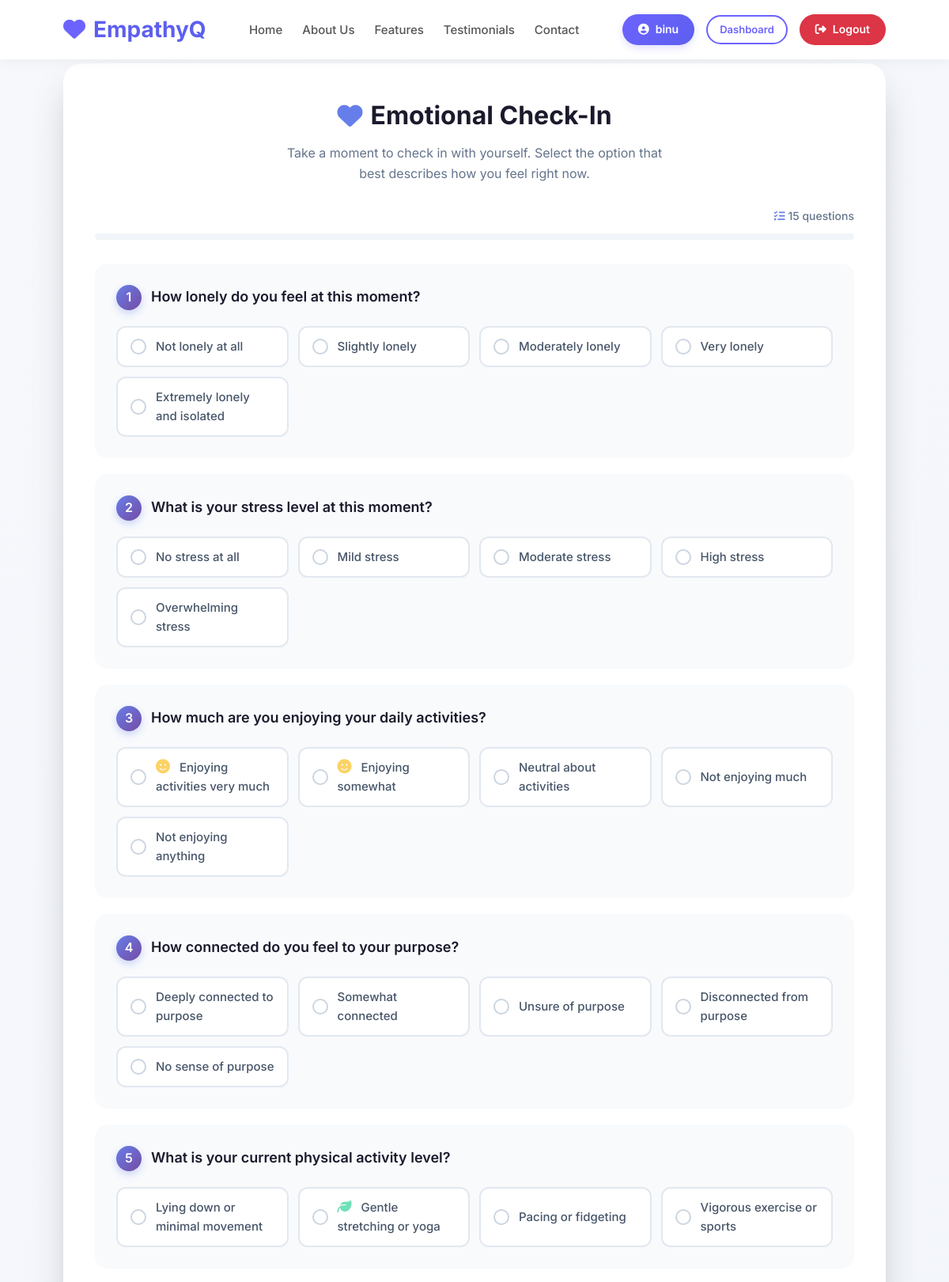
Page /user/emotional-checkin/ (signed in, upper part) on the committed database.
### accounts/models.py (models this page shows, shortened)
class User(AbstractUser):
    USER = 'user'
    EXPERT = 'expert'
    ADMIN = 'admin'
    ROLE_CHOICES = [
        (USER, 'User'),
        (EXPERT, 'Expert'),
        (ADMIN, 'Admin'),
    ]
    role = models.CharField(
        max_length=10,
        choices=ROLE_CHOICES,
        default=USER
    )
    is_blocked = models.BooleanField(default=False, help_text="Designates whether the user is blocked by admin")
    blocked_reason = models.TextField(blank=True, null=True, help_text="Reason for blocking the user")
    blocked_at = models.DateTimeField(null=True, blank=True)
    blocked_by = models.ForeignKey('self', on_delete=models.SET_NULL, null=True, blank=True, related_name='blocked_users')

### user/models.py (models this page shows, shortened)
class EmotionalQuestion(models.Model):
    question_text = models.CharField(max_length=255)
    category = models.CharField(max_length=50, choices=[
        ('energy', 'Energy Level'),
        ('mood', 'Core Mood'),
        ('stress', 'Stress/Anxiety'),
        ('focus', 'Focus/Motivation'),
        ('social', 'Social Connection'),
    ], default='mood')
    weight = models.FloatField(default=1.0, validators=[MinValueValidator(0.1), MaxValueValidator(3.0)])

class EmotionalOption(models.Model):
    MOOD_CHOICES = [
        ('low', 'Low/Depressed/Sad'),
        ('stressed', 'Stressed/Overwhelmed'),
        ('calm', 'Calm/Relaxed/Peaceful'),
        ('motivated', 'Motivated/Energetic/Productive'),
        ('anxious', 'Anxious/Worried/Nervous'),
        ('neutral', 'Neutral/Balanced/Okay'),
        ('irritable', 'Irritable/Frustrated/Annoyed'),
        ('happy', 'Happy/Joyful/Content'),  # NEW
        ('excited', 'Excited/Enthusiastic/Thrilled'),  # NEW
        ('grateful', 'Grateful/Appreciative/Thankful'),  # NEW
        ('hopeful', 'Hopeful/Optimistic/Positive'),  # NEW
        ('lonely', 'Lonely/Isolated/Abandoned'),  # NEW
        ('overwhelmed', 'Overwhelmed/Unable to cope'),  # NEW
        ('peaceful', 'Peaceful/Serene/Tranquil'),  # NEW
        ('energetic', 'Energetic/Lively/Vibrant'),  # NEW
        ('tired', 'Tired/Exhausted/Drained'),  # NEW
        ('confused', 'Confused/Uncertain/Lost'),  # NEW
        ('hopeless', 'Hopeless/Despair/Discouraged'),  # NEW
        ('loved', 'Loved/Cared for/Appreciated'),  # NEW
        ('proud', 'Proud/Accomplished/Confident'),  # NEW
    ]
    question = models.ForeignKey(EmotionalQuestion, on_delete=models.CASCADE, related_name='options')
    option_text = models.CharField(max_length=200)
    mood = models.CharField(max_length=20, choices=MOOD_CHOICES)
    intensity_score = models.IntegerField(
        default=1,
        validators=[MinValueValidator(1), MaxValueValidator(10)],
        help_text="Intensity of this emotion (1-10)"
    )

### user/views.py (the view, shortened to what this page needs)
@login_required
def emotional_checkin(request):
    print(f"===== emotional_checkin view called with method: {request.method} =====")
    if request.method == "GET":
        all_questions = EmotionalQuestion.objects.prefetch_related("options").all()
        if not all_questions.exists():
            print("No questions found")
            return render(request, "user/emotional_checkin.html", {
                "error": "No emotional questions available. Please contact administrator."
            })
        question_count = all_questions.count()
        num_to_select = min(15, question_count)
        import random
        selected_questions = random.sample(list(all_questions), num_to_select)
        print(f"Selected {num_to_select} random questions for check-in")
        return render(request, "user/emotional_checkin.html", {
            "questions": selected_questions
        })

### user/templates/user/emotional_checkin.html (shortened to what this page needs)
{% extends 'base.html' %}
{% block content %}
<div class="container">
    <div class="checkin-card">
        <div class="header">
            <h2>
                <i class="fas fa-heart"></i>
                Emotional Check-In
            </h2>
            <p>
                Take a moment to check in with yourself. Select the option that best describes how you feel right now.
            </p>
        </div>
        {% if questions %}
        <div class="question-counter">
            <i class="fas fa-tasks" style="color: #667eea;"></i>
            {{ questions|length }} question{{ questions|length|pluralize }}
        </div>
        <div class="progress-container">
        </div>
        {% endif %}
        <form method="POST" id="checkinForm">
            {% for question in questions %}
                <div class="question" data-question-id="{{ question.id }}">
                    <div class="question-header">
                        <span class="question-number">{{ forloop.counter }}</span>
                        <p>{{ question.question_text }}</p>
                    </div>
                    <div class="options">
                        {% for option in question.options.all %}
                            <label class="option">
                                <span class="option-content">
                                    <span class="radio-custom"></span>
                                    <span class="option-text">
                                        {% if option.mood %}
                                            {% if option.mood == 'happy' %}
                                                <i class="fas fa-smile mood-icon" style="color: #fbbf24; margin-right: 8px;"></i>
                                            {% elif option.mood == 'sad' %}
                                                <i class="fas fa-frown mood-icon" style="color: #60a5fa; margin-right: 8px;"></i>
                                            {% elif option.mood == 'anxious' %}
                                                <i class="fas fa-brain mood-icon" style="color: #a78bfa; margin-right: 8px;"></i>
                                            {% elif option.mood == 'calm' %}
                                                <i class="fas fa-leaf mood-icon" style="color: #34d399; margin-right: 8px;"></i>
                                            {% elif option.mood == 'energetic' %}
                                                <i class="fas fa-bolt mood-icon" style="color: #fbbf24; margin-right: 8px;"></i>
                                            {% elif option.mood == 'tired' %}
                                                <i class="fas fa-bed mood-icon" style="color: #9ca3af; margin-right: 8px;"></i>
                                            {% endif %}
                                        {% endif %}
                                        {{ option.option_text }}
                                    </span>
                                </span>
                            </label>
                        {% empty %}
                            <div class="no-options">
                                <i class="fas fa-info-circle"></i>
                                No options available for this question.
                            </div>
                        {% endfor %}
                    </div>
                </div>
            {% empty %}
                <div class="empty-state">
                    <i class="fas fa-clipboard-list"></i>
                    <h3>No Questions Available</h3>
                    <p>Please check back later for your emotional check-in.</p>
                </div>
            {% endfor %}
        </form>
    </div>
</div>
{% endblock %}

### templates/includes/navbar.html (shortened to what this page needs)
{% load static %}
<nav class="navbar">
    <div class="container nav-container">
        <a href="{% url 'accounts:index' %}" class="logo">
            <i class="fas fa-heart"></i> EmpathyQ
        </a>
        <ul class="nav-links">
            <li><a href="{% url 'accounts:index' %}#home">Home</a></li>
            <li><a href="{% url 'accounts:index' %}#about">About Us</a></li>
            <li><a href="{% url 'accounts:index' %}#features">Features</a></li>
            <li><a href="{% url 'accounts:index' %}#testimonials">Testimonials</a></li>
            <li><a href="{% url 'accounts:index' %}#contact">Contact</a></li>
        </ul>
        <div class="user-actions">
            {% if user.is_authenticated %}
                {% if user.is_superuser %}
                <span class="user-badge">
                    <i class="fas fa-user-shield"></i> {{ user.username }}
                </span>
                <a href="{% url 'accounts:admin_dashboard' %}" class="btn btn-outline btn-sm">Dashboard</a>
                {% elif user.role == 'expert' %}
                <span class="user-badge">
                    <i class="fas fa-user-md"></i> Dr. {{ user.get_full_name|default:user.username }}
                </span>
                <a href="{% url 'accounts:expert_dashboard' %}" class="btn btn-outline btn-sm">Dashboard</a>
                {% elif user.role == 'user' %}
                <span class="user-badge">
                    <i class="fas fa-user-circle"></i> {{ user.username }}
                </span>
                <a href="{% url 'accounts:user_dashboard' %}" class="btn btn-outline btn-sm">Dashboard</a>
                {% endif %}
                <a href="{% url 'accounts:logout' %}" class="logout-btn">
                    <i class="fas fa-sign-out-alt"></i> Logout
                </a>
            {% else %}
                <a href="{% url 'accounts:login' %}" class="btn btn-outline">Login</a>
                <a href="{% url 'accounts:user_register' %}" class="btn btn-primary">Get Started</a>
            {% endif %}
        </div>
    </div>
</nav>

### templates/base.html (style rules this page uses)
* { margin: 0; padding: 0; box-sizing: border-box; }
body { font-family: 'Inter', -apple-system, BlinkMacSystemFont, sans-serif; background: linear-gradient(135deg, #f6f8fc 0%, #f0f3fa 100%); color: #333; line-height: 1.6; min-height: 100vh; display: flex; flex-direction: column; }
.container { width: 90%; max-width: 1200px; margin: 0 auto; padding: 0 20px; }
.btn { padding: 10px 25px; border-radius: 30px; text-decoration: none; font-weight: 600; transition: all 0.3s; display: inline-block; border: none; cursor: pointer; font-size: 14px; }
.btn-outline { border: 2px solid #6c63ff; color: #6c63ff; background: transparent; }
.btn-sm { padding: 8px 16px; font-size: 13px; }

### templates/includes/navbar.html (style rules this page uses)
.navbar { background-color: #ffffff; box-shadow: 0 2px 15px rgba(0, 0, 0, 0.05); position: fixed; width: 100%; top: 0; z-index: 1000; padding: 15px 0; transition: all 0.3s; }
.nav-container { display: flex; justify-content: space-between; align-items: center; flex-wrap: wrap; gap: 15px; }
.logo { font-size: 28px; font-weight: 700; color: #5d5fef; text-decoration: none; display: flex; align-items: center; }
.logo i { margin-right: 10px; color: #6c63ff; }
.nav-links { display: flex; list-style: none; gap: 25px; margin: 0; padding: 0; }
.nav-links li { list-style: none; }
.nav-links a { text-decoration: none; color: #555; font-weight: 500; font-size: 15px; transition: color 0.3s; padding: 8px 0; position: relative; }
.nav-links a::after { content: ''; position: absolute; bottom: 0; left: 0; width: 0; height: 2px; background: linear-gradient(135deg, #6c63ff, #5d5fef); transition: width 0.3s ease; }
.user-actions { display: flex; align-items: center; gap: 15px; flex-wrap: wrap; }
.user-badge { background: linear-gradient(135deg, #6c63ff, #5d5fef); color: white; padding: 8px 20px; border-radius: 30px; font-weight: 600; font-size: 14px; display: flex; align-items: center; gap: 8px; box-shadow: 0 4px 10px rgba(108, 99, 255, 0.2); }
.logout-btn { background-color: #dc3545; color: white; padding: 8px 20px; border-radius: 30px; text-decoration: none; font-weight: 600; font-size: 14px; display: flex; align-items: center; gap: 8px; transition: all 0.3s; }
.btn { padding: 8px 20px; border-radius: 30px; text-decoration: none; font-weight: 600; transition: all 0.3s; display: inline-block; border: none; cursor: pointer; font-size: 14px; }
.btn-outline { border: 2px solid #6c63ff; color: #6c63ff; background: transparent; }
.btn-sm { padding: 6px 15px; font-size: 13px; }

### rows in the picture
User: username "binu"
EmotionalQuestion: question_text "How lonely do you feel at this moment?"
EmotionalOption: option_text "Not lonely at all"
EmotionalOption: option_text "Slightly lonely"
EmotionalOption: option_text "Moderately lonely"
EmotionalOption: option_text "Very lonely"
EmotionalOption: option_text "Extremely lonely and isolated"
EmotionalQuestion: question_text "What is your stress level at this moment?"
EmotionalOption: option_text "No stress at all"
EmotionalOption: option_text "Mild stress"
EmotionalOption: option_text "Moderate stress"
EmotionalOption: option_text "High stress"
EmotionalOption: option_text "Overwhelming stress"
EmotionalQuestion: question_text "How much are you enjoying your daily activities?"
EmotionalOption: mood "happy" (drawn), option_text "Enjoying activities very much"
EmotionalOption: mood "happy" (drawn), option_text "Enjoying somewhat"
EmotionalOption: option_text "Neutral about activities"
EmotionalOption: option_text "Not enjoying much"
EmotionalOption: option_text "Not enjoying anything"
EmotionalQuestion: question_text "How connected do you feel to your purpose?"
EmotionalOption: option_text "Deeply connected to purpose"
EmotionalOption: option_text "Somewhat connected"
EmotionalOption: option_text "Unsure of purpose"
EmotionalOption: option_text "Disconnected from purpose"
EmotionalOption: option_text "No sense of purpose"
EmotionalQuestion: question_text "What is your current physical activity level?"
EmotionalOption: option_text "Lying down or minimal movement"
EmotionalOption: mood "calm" (drawn), option_text "Gentle stretching or yoga"
EmotionalOption: option_text "Pacing or fidgeting"
EmotionalOption: option_text "Vigorous exercise or sports"

### other values in the picture
{{ questions|length }} "15"
